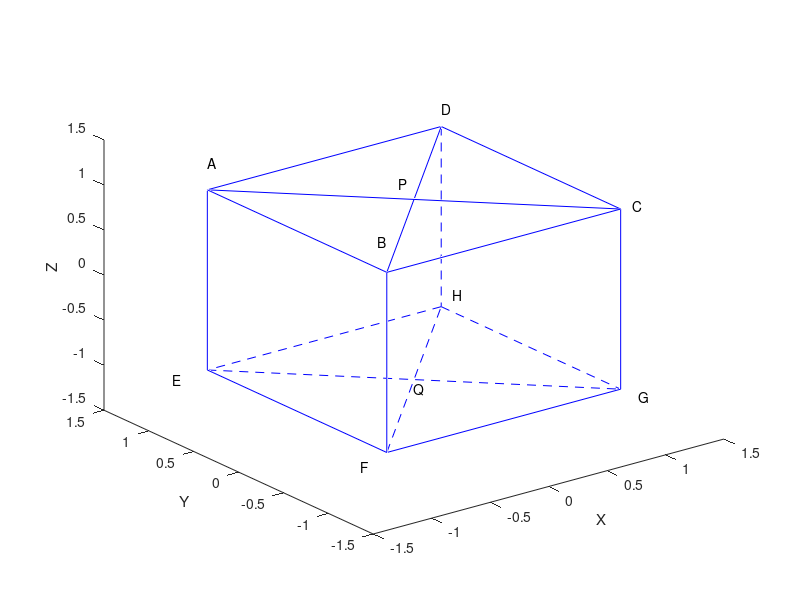

Source code (MATLAB):
% Figure 11.7 done automatically
function main
clear
clc
close all
    xx = [  0  0  0  0  0  % P-P-P-P-P
           -1 -1  1  1 -1  % A-B-C-D-A
           -1 -1  1  1 -1  % E-F-G-H-E
            0  0  0  0  0] % Q-Q-Q-Q-Q
    yy = [  0  0  0  0  0  % P-P-P-P-P
            1 -1 -1  1  1  % A-B-C-D-A
            1 -1 -1  1  1  % E-F-G-H-E
            0  0  0  0  0] % Q-Q-Q-Q-Q
    zz = [  1  1  1  1  1  % P-P-P-P-P
            1  1  1  1  1  % A-B-C-D-A
           -1 -1 -1 -1 -1  % E-F-G-H-E
           -1 -1 -1 -1 -1] % Q-Q-Q-Q-Q
    A = [xx(2,1) yy(2,1) zz(2,1)];
    B = [xx(2,2) yy(2,2) zz(2,2)];
    C = [xx(2,3) yy(2,3) zz(2,3)];
    D = [xx(2,4) yy(2,4) zz(2,4)];
    E = [xx(3,1) yy(3,1) zz(3,1)];
    F = [xx(3,2) yy(3,2) zz(3,2)];
    G = [xx(3,3) yy(3,3) zz(3,3)];
    H = [xx(3,4) yy(3,4) zz(3,4)];
    P = [xx(1,1) yy(1,1) zz(1,1)];
    Q = [xx(4,1) yy(4,2) zz(4,3)];
    plot_line(A, B, 'b');
    plot_line(A, C, 'b');
    plot_line(B, C, 'b');
    plot_line(B, D, 'b');
    plot_line(C, D, 'b');
    plot_line(D, A, 'b');
    plot_line(A, E, 'b');
    plot_line(E, F, 'b');
    plot_line(F, B, 'b');
    plot_line(C, G, 'b');
    plot_line(F, G, 'b');
    plot_line(D, H, 'b--');
    plot_line(F, H, 'b--');
    plot_line(E, G, 'b--');
    plot_line(H, G, 'b--');
    plot_line(H, E, 'b--');
    plot_text(A + [0, 0, 0.3], 'A');
    plot_text(B + [0, 0.1, 0.3], 'B');
    plot_text(C + [0.1, 0, 0], 'C');
    plot_text(D + [0, 0, 0.2], 'D');
    plot_text(E + [-0.3, 0, 0], 'E');
    plot_text(F + [-0.3, -0.1, 0], 'F');
    plot_text(G + [0, -0.2, 0], 'G');
    plot_text(H + [0.1, 0, 0.1], 'H');
    plot_text(P + [0.1, 0.3, 0], 'P');
    plot_text(Q + [0, 0, -0.1], 'Q');
    axis([-1.5 1.5 -1.5 1.5 -1.5 1.5])
    xlabel('X')
    ylabel('Y')
    zlabel('Z')
end

function plot_text(A, str)
    text(A(1), A(2), A(3), str);
end
    
function plot_line(A, B, clr)
    x = [A(1), B(1)]; 
    y = [A(2), B(2)]; 
    z = [A(3), B(3)]; 
    plot3(x, y, z, clr)
    hold on
end
